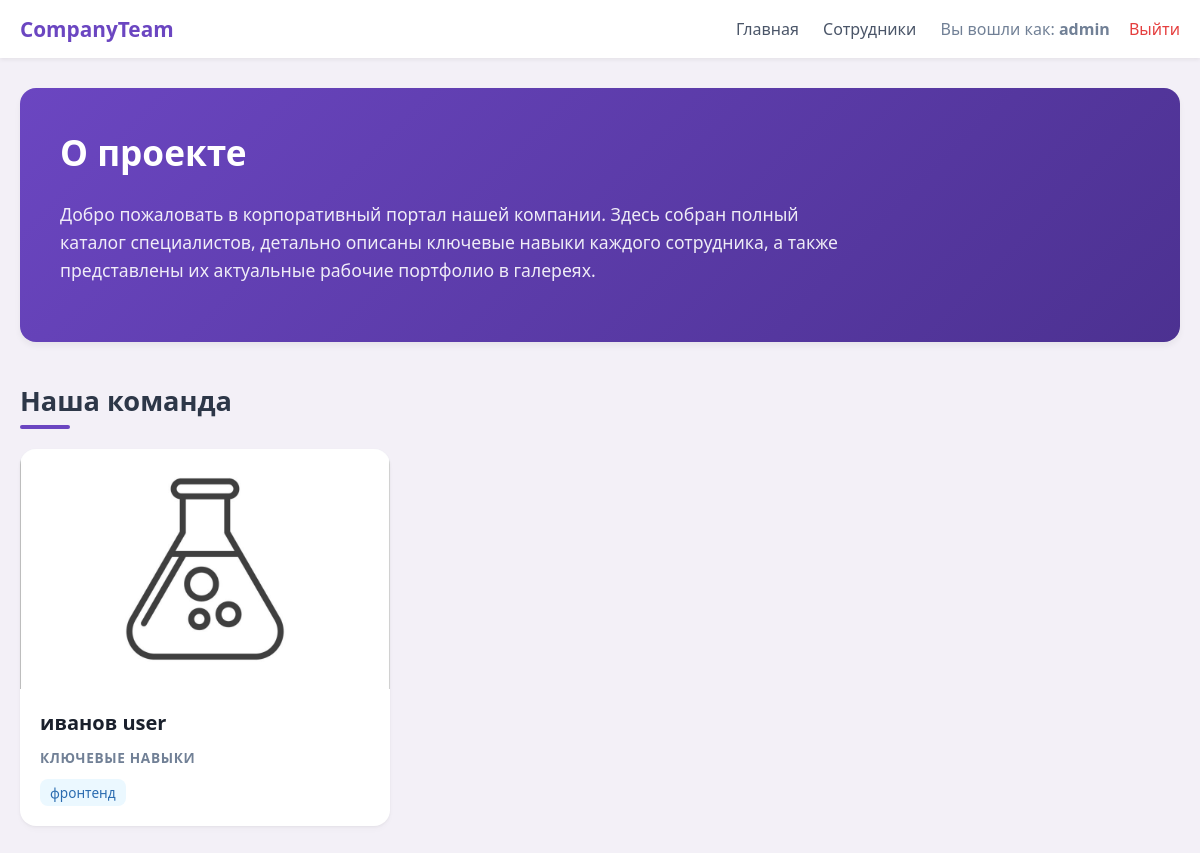
The app's page / (signed in) with its own data.
### employees/models.py (models this page shows, shortened)
class EmployeeProfile(models.Model):
    GENDER_CHOICES = [
        ('M', 'Мужской'),
        ('F', 'Женский'),
    ]
    user = models.OneToOneField(
        User,
        on_delete=models.CASCADE,
        related_name='profile',
        verbose_name="Пользователь"
    )
    first_name = models.CharField(max_length=50, verbose_name="Имя")
    last_name = models.CharField(max_length=50, verbose_name="Фамилия")
    middle_name = models.CharField(
        max_length=50,
        blank=True,
        null=True,
        verbose_name="Отчество"
    )
    gender = models.CharField(
        max_length=1,
        choices=GENDER_CHOICES,
        verbose_name="Пол"
    )
    skills = models.ManyToManyField(
        'Skill',
        through='EmployeeSkill',
        verbose_name="Навыки"
    )
    description = RichTextField(
        blank=True,
        null=True,
        verbose_name="Описание"
    )
    class Meta:
        verbose_name = "Профиль сотрудника"
        verbose_name_plural = "Профили сотрудников"

class EmployeeImage(models.Model):
    employee = models.ForeignKey(
        EmployeeProfile,
        on_delete=models.CASCADE,
        related_name='images',
        verbose_name="Сотрудник"
    )
    image = models.FileField(
        upload_to='employee_gallery/',
        verbose_name="Файл изображения"
    )
    position = models.PositiveIntegerField(
        default=1,
        verbose_name="Порядковый номер"
    )
    class Meta:
        verbose_name = "Изображение сотрудника"
        verbose_name_plural = "Галерея изображений"
        ordering = ['position', 'id']

class Skill(models.Model):
    name = models.CharField(max_length=100, verbose_name="Название навыка")
    class Meta:
        verbose_name = "Навык"
        verbose_name_plural = "Навыки"

### employees/views.py (the view)
# urls.py: path('', views.index_view, name='index'),
def index_view(request):
    employees = EmployeeProfile.objects.all()
    context = {
        'title': 'Главная страница',
        'employees': employees
    }
    return render(request, 'employees/index.html', context)

### employees/templates/employees/index.html (shortened to what this page needs)
{% extends "base.html" %}
{% block content %}
<div class="hero-section">
    <h1>О проекте</h1>
    <p>Добро пожаловать в корпоративный портал нашей компании. Здесь собран полный каталог специалистов, детально описаны ключевые навыки каждого сотрудника, а также представлены их актуальные рабочие портфолио в галереях.</p>
</div>
<h2 class="section-title">Наша команда</h2>
<div class="grid">
    {% for employee in employees %}
        {% include "employees/includes/employee_card.html" %}
    {% empty %}
        <p>В базе данных пока нет зарегистрированных сотрудников.</p>
    {% endfor %}
</div>
{% endblock %}

### templates/base.html (shortened to what this page needs)
<!DOCTYPE html>
<html lang="ru">
<head>
</head>
<body>
    <nav class="navbar">
        <div class="navbar-container">
            <a href="{% url 'employees:index' %}" class="logo">CompanyTeam</a>
           <div class="nav-links">
                <a href="{% url 'employees:index' %}">Главная</a>
                <a href="{% url 'employees:list' %}">Сотрудники</a>
                {% if user.is_authenticated %}
                    <span style="margin-left: 20px; color: #718096;">Вы вошли как: <strong>{{ user.username }}</strong></span>
                    <form method="post" action="{% url 'employees:custom_logout' %}" style="display: inline; margin-left: 15px;">
                        <button type="submit" style="background: none; border: none; color: #e53e3e; cursor: pointer; font-weight: 500; font-family: inherit; font-size: 1em; padding: 0;">Выйти</button>
                    </form>
                {% else %}
                    <a href="/accounts/login/" style="color: #6b46c1; font-weight: 600;">Войти</a>
                {% endif %}
            </div>
        </div>
    </nav>
    <div class="container">
        {% block content %}{% endblock %}
    </div>
</body>
</html>

### employees/templates/employees/includes/employee_card.html
<a href="{% url 'employees:detail' employee.pk %}" class="card">
    <div class="image-wrapper">
        {% with first_img=employee.images.all.first %}
            {% if first_img %}
                <img src="{{ first_img.image.url }}" alt="{{ employee.first_name }}" class="card-image">
            {% else %}
                <div class="no-image">Фото отсутствует</div>
            {% endif %}
        {% endwith %}
    </div>
    <div class="card-content">
        <h3>{{ employee.last_name }} {{ employee.first_name }}</h3>
        <div class="skills-label">Ключевые навыки</div>
        <div class="skills-container">
            {% for skill in employee.skills.all %}
                <span class="badge">{{ skill.name }}</span>
            {% empty %}
                <span class="no-skills">Не указаны</span>
            {% endfor %}
        </div>
    </div>
</a>

### records on screen
EmployeeProfile: images.all.first.image (picture), last_name "иванов", first_name "user"
Skill: name "фронтенд"

### other values on screen
{{ user.username }} "admin"
